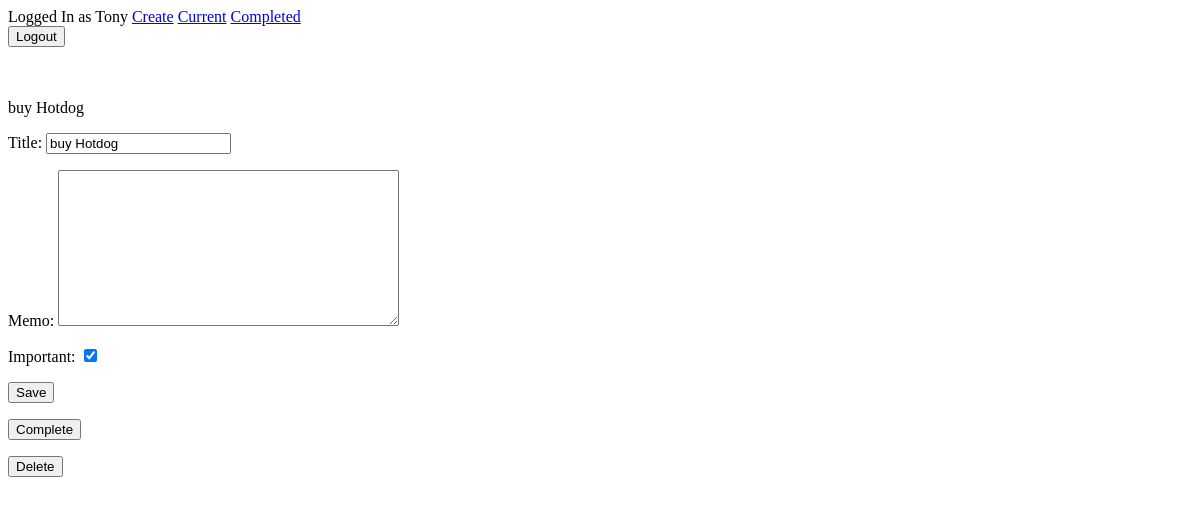
Before: /todo/3 (signed in) with the older database file.
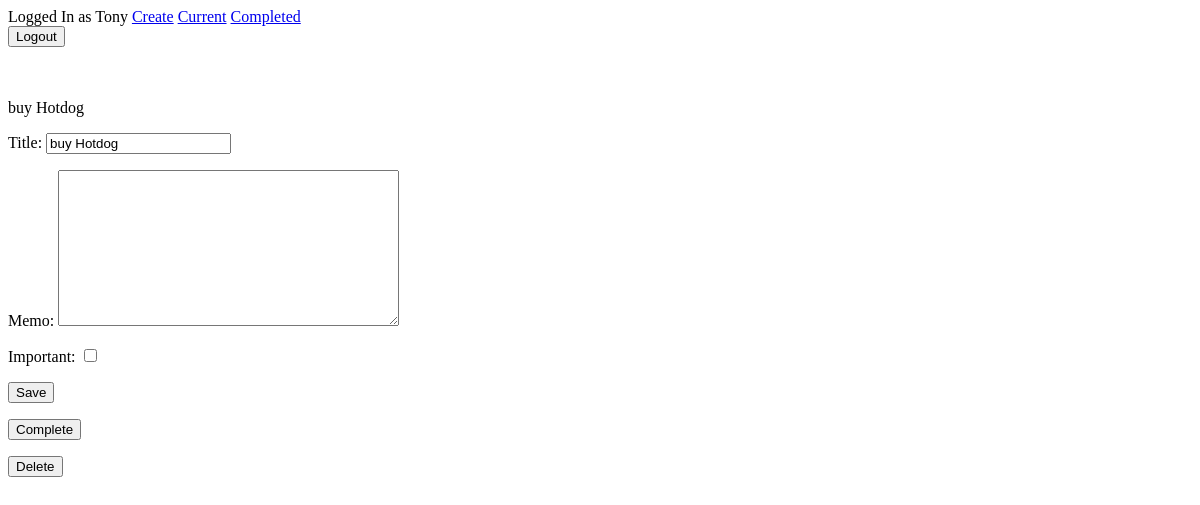
After: the same page with the newer database file.
### todo/models.py (models this page shows, shortened)
class Todo(models.Model):
    title = models.CharField(max_length=100)
    memo = models.TextField(blank=True)
    created = models.DateTimeField(auto_now_add=True)
    datecompleted = models.DateTimeField(null=True, blank=True)
    important = models.BooleanField(default=False)
    user = models.ForeignKey(User, on_delete=models.CASCADE)

### todo/views.py (the view, shortened to what this page needs)
# urls.py: path('todo/<int:todo_pk>', views.viewtodo, name="viewtodo"),
@login_required
def viewtodo(request, todo_pk):
    todo = get_object_or_404(Todo, pk=todo_pk, user=request.user)
    if request.method == 'GET':
        form = TodoForm(instance=todo)
        return render(request, 'todo/viewtodo.html', {'todo':todo, 'form':form})

### todo/forms.py
class TodoForm(ModelForm):
    class Meta:
        model = Todo
        fields = ['title', 'memo', 'important']

### todo/templates/todo/viewtodo.html (shortened to what this page needs)
{% extends 'todo/base.html' %}
{% block content %}
{{ todo.title }}
<form method="POST">
{{ form.as_p }}
<button type="submit">Save</button>
</form>
<form method="POST" action="{% url 'completetodo' todo.id %}">
<button type="submit">Complete</button>
</form>
<form method="POST" action="{% url 'deletetodo' todo.id %}">
<button type="submit">Delete</button>
</form>
{% endblock %}

### todo/templates/todo/base.html (shortened to what this page needs)
{% if user.is_authenticated %}
Logged In as {{ user.username }}
<a href="{% url 'createtodo'%}">Create</a>
<a href="{% url 'currenttodos'%}">Current</a>
<a href="{% url 'completedtodos'%}">Completed</a>
<form action="{% url 'logoutuser' %}" method="POST" >
<button type="submit">Logout</button>
</form>
{% else %}
<a href="{% url 'signupuser' %}">SignUp</a>
<a href="{% url 'loginuser' %}">Login</a>
{% endif %}
{% block content %} {% endblock %}

Changed rows visible on the page:
changed Todo "buy Hotdog": important "☑" → "☐"
